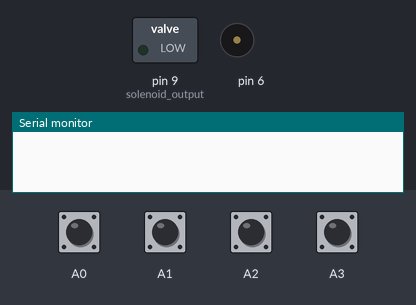
A sketch run on a simulated Arduino Uno, built with avr-gcc and run on an emulated ATmega328P. Shown: switched loads named in the sketch (green lamp = pin HIGH), buzzer (waves = sounding), the last lines printed to the serial monitor. The inputs (shaded band) are chosen by the test bench; at power-on: A0–3 HIGH.

Above: at 1.2 s.
1.3 s: A0 pulled LOW for 0.15 s
At 4.09 s:
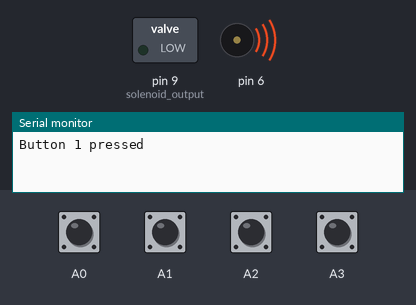
4.4 s: A0 pulled LOW for 1 s
At 4.9 s:
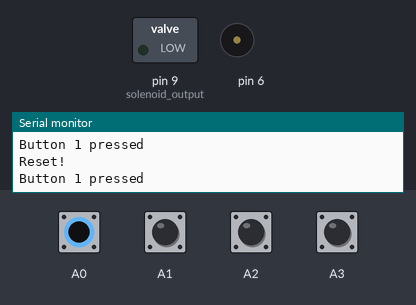
8.4 s: A1 pulled LOW for 0.15 s
At 11.2 s:
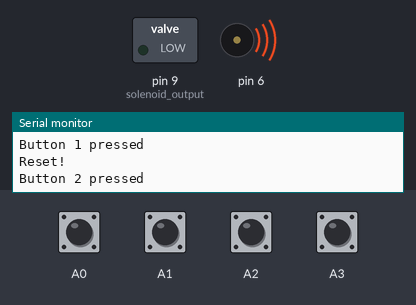
Timing chart, 0 to 12.9 s (numbered marks = the images above; inputs shaded):
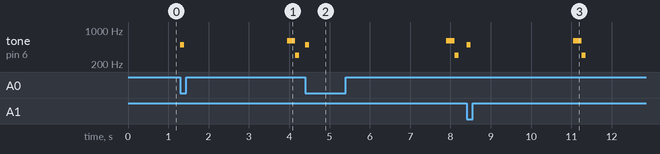

The sketch:

Button-code.ino
```cpp
const byte code[] = {4,4,1,2,2,3,1,3,2};

int index = 0;
bool solved = true;

void setup() {
  pinMode(9,OUTPUT); // solenoid output
  pinMode(A0,INPUT_PULLUP);
  pinMode(A1,INPUT_PULLUP);
  pinMode(A2,INPUT_PULLUP);
  pinMode(A3,INPUT_PULLUP);

  Serial.begin(9600);
}

long lastpressed = 0;
bool needsreset = false;

void loop() {
  bool pressed = false;
  if (!digitalRead(A0)) {
    if (code[index] != 1) {
      solved = false;
    }
    pressed = true;
    Serial.println("Button 1 pressed");
    tone(6,500 + index*30,100);
    while (!digitalRead(A0)) {}
  } else if (!digitalRead(A1)) {
    if (code[index] != 2) {
      solved = false;
    }
    pressed = true;
    Serial.println("Button 2 pressed");
    tone(6,500 + index*30,100);
    while (!digitalRead(A1)) {}
  } else if (!digitalRead(A2)) {
    if (code[index] != 3) {
      solved = false;
    }
    pressed = true;
    Serial.println("Button 3 pressed");
    tone(6,500 + index*30,100);
    while (!digitalRead(A2)) {}
  } else if (!digitalRead(A3)) {
    if (code[index] != 4) {
      solved = false;
    }
    pressed = true;
    Serial.println("Button 4 pressed");
    tone(6,500 + index*30,100);
    while (!digitalRead(A3)) {}
  }

  if (pressed) {
    needsreset = true;
    lastpressed = millis();
    delay(400);
    index++;
    if (index == 9) {
      needsreset = false;
      if (solved) {
        digitalWrite(9,HIGH);
        Serial.println("Solved!");
        tone(6,400,200);
        delay(100);
        tone(6,600,200);
        delay(100);
        tone(6,800,400);
        delay(3000);
        digitalWrite(9,LOW);
   //     while (1) {};
      } else {
        Serial.println("Nope!");
        tone(6,300,500);
      }
      index = 0;
      solved = true;
    }
  }

  if (lastpressed > millis()) lastpressed = millis();

  if (needsreset && millis() - lastpressed > 2500) {
    index = 0;
    solved = true;
    tone(6,600,100);
    delay(100);
    tone(6,600,100);
    delay(100);
    tone(6,300,100);
    Serial.println("Reset!");
    needsreset = false;
  }
}
```

Measured:
- after the input at 1.3 s, tone on pin 6: plays 500 Hz for 0.10 s, 600 Hz for 0.20 s, 300 Hz for 0.10 s, starting at once
- after the input at 4.4 s, tone on pin 6: plays 500 Hz for 0.10 s, 600 Hz for 0.20 s, 300 Hz for 0.10 s, starting at once
- after the input at 8.4 s, tone on pin 6: plays 500 Hz for 0.10 s, 600 Hz for 0.20 s, 300 Hz for 0.10 s, starting at once
